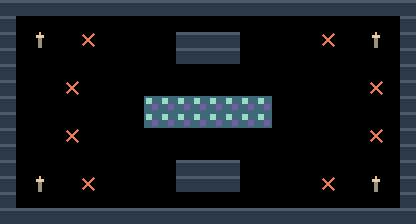

A 2D game scene composited from a Tiled map and its tileset images. What follows is a short description and the map's XML, with every tile layer's data as written:
An orthogonal 26x14 tile map with 16x16 px tiles, 2 tile layers (terreno, marcadores).

<map version="1.10" tiledversion="1.11.0" orientation="orthogonal" renderorder="right-down" width="26" height="14" tilewidth="16" tileheight="16" infinite="0" nextlayerid="3" nextobjectid="1">
 <properties>
  <property name="tipo" value="cat_combate" />
  <property name="nombre" value="altar_mayor" />
 </properties>
 <tileset firstgid="1" source="muelle.tsx" />
 <layer id="1" name="terreno" width="26" height="14">
  <data encoding="csv">
1,1,1,1,1,1,1,1,1,1,1,1,1,1,1,1,1,1,1,1,1,1,1,1,1,1,
1,0,0,0,0,0,0,0,0,0,0,0,0,0,0,0,0,0,0,0,0,0,0,0,0,1,
1,0,6,0,0,0,0,0,0,0,0,1,1,1,1,0,0,0,0,0,0,0,0,6,0,1,
1,0,0,0,0,0,0,0,0,0,0,1,1,1,1,0,0,0,0,0,0,0,0,0,0,1,
1,0,0,0,0,0,0,0,0,0,0,0,0,0,0,0,0,0,0,0,0,0,0,0,0,1,
1,0,0,0,0,0,0,0,0,0,0,0,0,0,0,0,0,0,0,0,0,0,0,0,0,1,
1,0,0,0,0,0,0,0,0,5,5,5,5,5,5,5,5,0,0,0,0,0,0,0,0,1,
1,0,0,0,0,0,0,0,0,5,5,5,5,5,5,5,5,0,0,0,0,0,0,0,0,1,
1,0,0,0,0,0,0,0,0,0,0,0,0,0,0,0,0,0,0,0,0,0,0,0,0,1,
1,0,0,0,0,0,0,0,0,0,0,0,0,0,0,0,0,0,0,0,0,0,0,0,0,1,
1,0,0,0,0,0,0,0,0,0,0,1,1,1,1,0,0,0,0,0,0,0,0,0,0,1,
1,0,6,0,0,0,0,0,0,0,0,1,1,1,1,0,0,0,0,0,0,0,0,6,0,1,
1,0,0,0,0,0,0,0,0,0,0,0,0,0,0,0,0,0,0,0,0,0,0,0,0,1,
1,1,1,1,1,1,1,1,1,1,1,1,1,1,1,1,1,1,1,1,1,1,1,1,1,1
</data>
 </layer>
 <layer id="2" name="marcadores" width="26" height="14">
  <data encoding="csv">
0,0,0,0,0,0,0,0,0,0,0,0,0,0,0,0,0,0,0,0,0,0,0,0,0,0,
0,0,0,0,0,0,0,0,0,0,0,0,0,0,0,0,0,0,0,0,0,0,0,0,0,0,
0,0,0,0,0,3,0,0,0,0,0,0,0,0,0,0,0,0,0,0,3,0,0,0,0,0,
0,0,0,0,0,0,0,0,0,0,0,0,0,0,0,0,0,0,0,0,0,0,0,0,0,0,
0,0,0,0,0,0,0,0,0,0,0,0,0,0,0,0,0,0,0,0,0,0,0,0,0,0,
0,0,0,0,3,0,0,0,0,0,0,0,0,0,0,0,0,0,0,0,0,0,0,3,0,0,
0,0,0,0,0,0,0,0,0,0,0,0,0,0,0,0,0,0,0,0,0,0,0,0,0,0,
0,0,0,0,0,0,0,0,0,0,0,0,0,0,0,0,0,0,0,0,0,0,0,0,0,0,
0,0,0,0,3,0,0,0,0,0,0,0,0,0,0,0,0,0,0,0,0,0,0,3,0,0,
0,0,0,0,0,0,0,0,0,0,0,0,0,0,0,0,0,0,0,0,0,0,0,0,0,0,
0,0,0,0,0,0,0,0,0,0,0,0,0,0,0,0,0,0,0,0,0,0,0,0,0,0,
0,0,0,0,0,3,0,0,0,0,0,0,0,0,0,0,0,0,0,0,3,0,0,0,0,0,
0,0,0,0,0,0,0,0,0,0,0,0,0,0,0,0,0,0,0,0,0,0,0,0,0,0,
0,0,0,0,0,0,0,0,0,0,0,0,0,0,0,0,0,0,0,0,0,0,0,0,0,0
</data>
 </layer>
</map>
